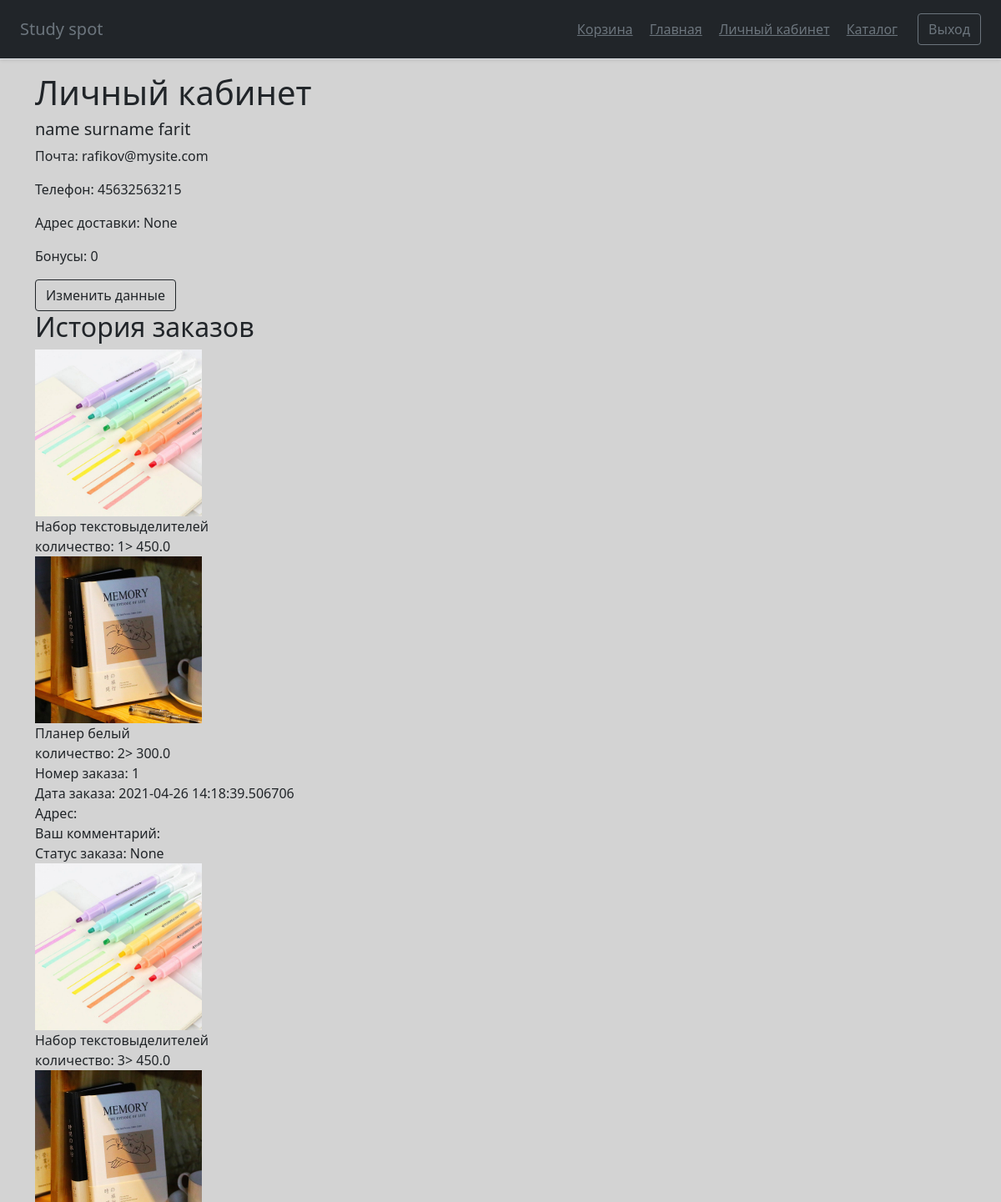
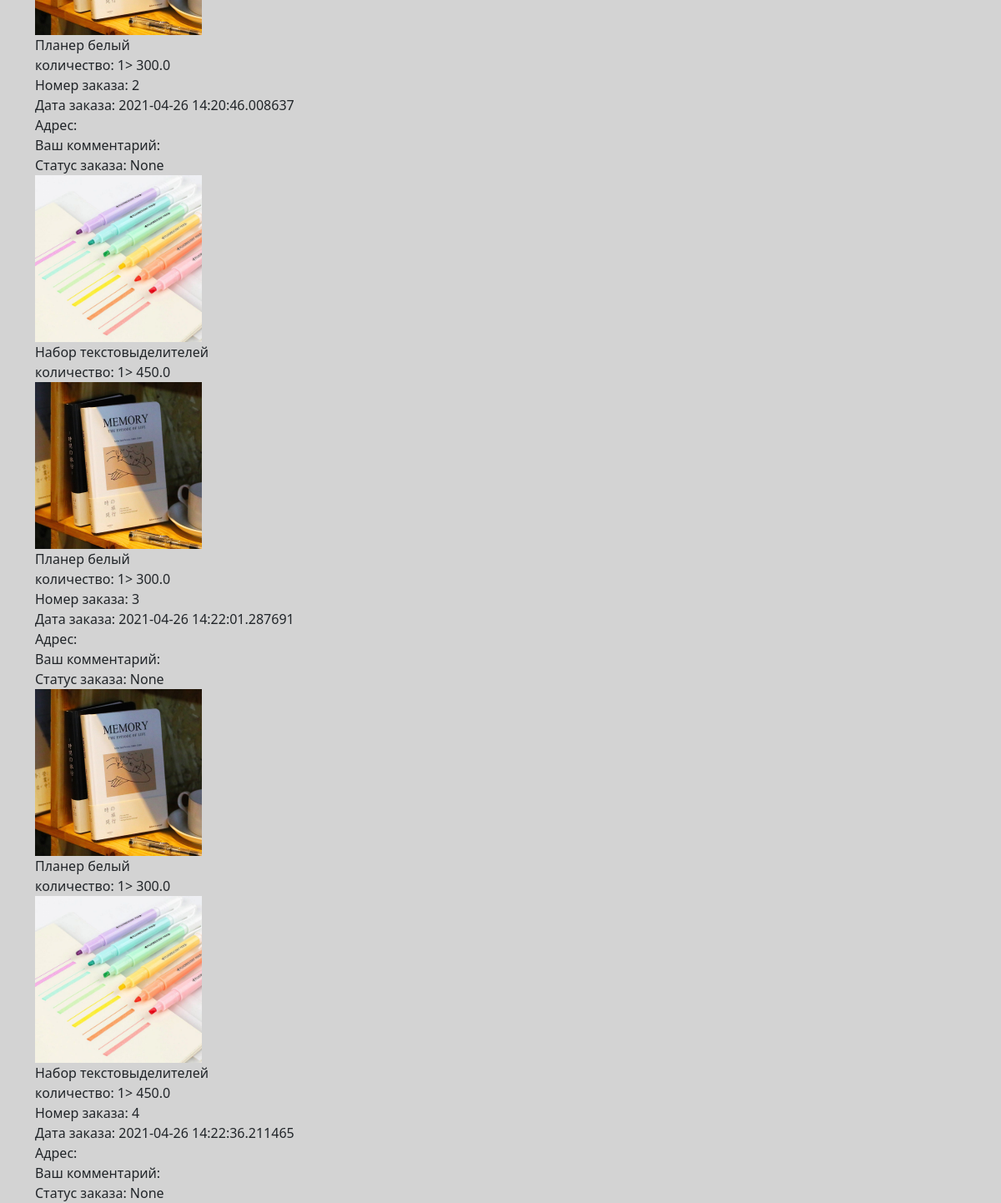
Screenshot of /personal_info (signed in) with the database file from the repository (2 pictures, top to bottom).
### main.py (models this page shows)
class Users(db.Model):  # таблица пользователей
    id = db.Column(db.Integer, primary_key=True, autoincrement=True)
    email = db.Column(db.String(30), index=True, unique=True, nullable=True)  # почта
    password = db.Column(db.String(150), nullable=True)   # пароль(хэшируется)
    name = db.Column(db.String(30), nullable=True)  # имя пользователя
    surname = db.Column(db.String(30), nullable=True)   # фамилия
    patronic = db.Column(db.String(30), nullable=True)  # отчество
    phone = db.Column(db.String(15), nullable=True)  # номер телефона
    bonuses = db.Column(db.Float, nullable=True)   # бонусный счет
    address = db.Column(db.String(200), nullable=True)  # адрес доставки(?)

class Orders(db.Model):  # таблица заказов
    id = db.Column(db.Integer, primary_key=True, autoincrement=True)  # номер заказа
    id_of_user = db.Column(db.Integer,  db.ForeignKey("users.id"))  # id заказчика из таблицы пользователей
    address = db.Column(db.String(200), nullable=True)  # адрес доставки
    email = db.Column(db.String(30), index=True, nullable=True)  # почта пользователя
    track_num = db.Column(db.String(30), nullable=True)  # трек номер
    comment_of_user = db.Column(db.String(200), nullable=True)  # комментарий заказчика
    comment_of_sender = db.Column(db.String(200), nullable=True)  # комментарий отправителя
    status = db.Column(db.String(30), nullable=True)  # статус заказа
    created_date = db.Column(db.DateTime,
                default=datetime.datetime.now)   # дата создания
    item = db.Column(db.String(300), index=True, nullable=True)   # товары

class Items(db.Model):  # таблица со всеми товарами
    id = db.Column(db.Integer, primary_key=True, autoincrement=True)
    name = db.Column(db.String(100), nullable=True)   # название товара
    description = db.Column(db.Text, nullable=True)  # описание
    photo_url = db.Column(db.Text, nullable=True)  # ссылка на фотографию
    count = db.Column(db.Integer, nullable=True)  # количество товара на складе
    price = db.Column(db.Float, nullable=True)   # стоимость 1 единицы товара

### main.py (the view)
    @app.route('/personal_info')  # личный кабинет, если пользователь не зарегистрирован - вернет на главную страницу
    def personal_info():
        info_user = Users.query.filter(Users.id == int(session['id'])).all()[0]
        info_orders = Orders.query.filter(Orders.id_of_user == int(session['id'])).all()
        print(len(info_orders))
        return render_template('personal_info.html', title='Личный кабинет', css_file='personal_info.css',
            class_main='container', user=info_user, orders=info_orders,
            Users=Users, Items=Items)

### templates/personal_info.html
{% extends "base.html" %}
{% block content %}
<div class="user info">
<h1>Личный кабинет</h1>
<h5>{{ user.name }} {{ user.surname }} {{ user.patronic }}</h5>
<p>Почта: {{ user.email }}</p>
<p>Телефон: {{ user.phone }}</p>
    <p>Адрес доставки: {{ user.address }}</p>
<p>Бонусы: {{ user.bonuses if user.bonuses else 0 }}</p>
    <a class="btn btn-outline-dark" href="./info_changing">Изменить данные</a>
</div>
<div>
{% if orders %}
    <h2>История заказов</h2>
    {% for order in orders%}
        <div class="orders info">
            {% for item in order.item.split(';') %}
                <img src="/{{ Items.query.filter(Items.id == item.split(',')[0]).all()[0].photo_url }}" width="200px" height="200px"><br>
                <a>{{ Items.query.filter(Items.id == item.split(',')[0]).all()[0].name }}</a><br>
                <a>количество: {{ item.split(',')[1] }}</a>>
                <a>{{ Items.query.filter(Items.id == item.split(',')[0]).all()[0].price }}</a><br>
            {% endfor %}
        <a>Номер заказа: {{order.id}}</a><br>
        <a>Дата заказа: {{order.created_date}}</a><br>
        <a>Адрес: {{order.address}}</a><br>
        <a>Ваш комментарий: {{order.comment_of_user}}</a><br>
        <a>Статус заказа: {{order.status}}</a><br>
        </div>
    {% endfor %}
{% else %}
    <h4>История заказов пуста</h4>
{% endif %}
</div>
{% endblock %}

### static/css/personal_info.css (style rules this page uses)
body { background-color: lightgrey; }

### rows the page displays
Users: name "name", surname "surname", patronic "farit", email "rafikov@mysite.com", phone "45632563215", address "None", bonuses "0"
Orders: query.filter (picture), item "1" "2", id "1", created_date "2021-04-26 14:18:39.506706", status "None"
Items: query.filter "Набор текстовыделителей" "Набор текстовыделителей" "Набор текстовыделителей" "Набор текстовыделителей", query.filter "450.0" "450.0" "450.0" "450.0"
Items: query.filter "Планер белый" "Планер белый" "Планер белый" "Планер белый", query.filter "300.0" "300.0" "300.0" "300.0"
Orders: query.filter (picture), item "3" "1", id "2", created_date "2021-04-26 14:20:46.008637", status "None"
Orders: query.filter (picture), item "1" "1", id "3", created_date "2021-04-26 14:22:01.287691", status "None"
Orders: query.filter (picture), item "1" "1", id "4", created_date "2021-04-26 14:22:36.211465", status "None"
